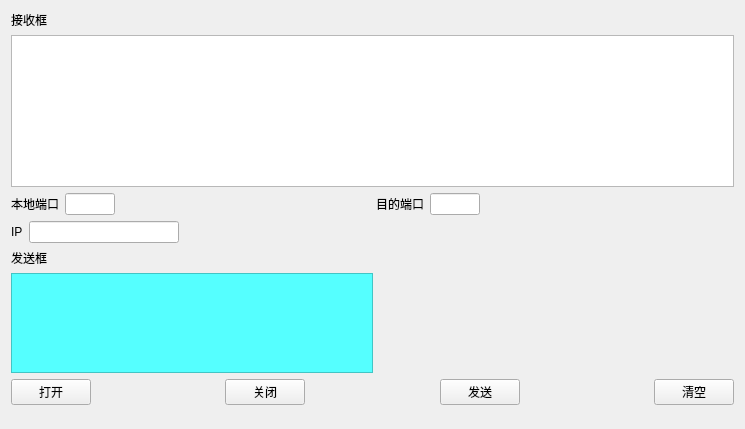
<?xml version="1.0" encoding="UTF-8"?>
<ui version="4.0">
 <class>Widget</class>
 <widget class="QWidget" name="Widget">
  <property name="geometry">
   <rect>
    <x>0</x>
    <y>0</y>
    <width>745</width>
    <height>429</height>
   </rect>
  </property>
  <property name="windowTitle">
   <string>Widget</string>
  </property>
  <layout class="QGridLayout" name="gridLayout">
   <item row="0" column="0">
    <widget class="QLabel" name="label">
     <property name="text">
      <string>接收框</string>
     </property>
    </widget>
   </item>
   <item row="1" column="0" colspan="2">
    <widget class="QPlainTextEdit" name="recvEdit">
     <property name="readOnly">
      <bool>true</bool>
     </property>
    </widget>
   </item>
   <item row="2" column="0" colspan="2">
    <layout class="QHBoxLayout" name="horizontalLayout">
     <item>
      <widget class="QLabel" name="label_3">
       <property name="text">
        <string>本地端口</string>
       </property>
      </widget>
     </item>
     <item>
      <widget class="QLineEdit" name="LocalPortEdit">
       <property name="maximumSize">
        <size>
         <width>50</width>
         <height>16777215</height>
        </size>
       </property>
      </widget>
     </item>
     <item>
      <spacer name="horizontalSpacer">
       <property name="orientation">
        <enum>Qt::Horizontal</enum>
       </property>
       <property name="sizeHint" stdset="0">
        <size>
         <width>40</width>
         <height>20</height>
        </size>
       </property>
      </spacer>
     </item>
     <item>
      <widget class="QLabel" name="label_4">
       <property name="text">
        <string>目的端口</string>
       </property>
      </widget>
     </item>
     <item>
      <widget class="QLineEdit" name="DestPortEdit">
       <property name="maximumSize">
        <size>
         <width>50</width>
         <height>16777215</height>
        </size>
       </property>
      </widget>
     </item>
     <item>
      <spacer name="horizontalSpacer_5">
       <property name="orientation">
        <enum>Qt::Horizontal</enum>
       </property>
       <property name="sizeHint" stdset="0">
        <size>
         <width>40</width>
         <height>20</height>
        </size>
       </property>
      </spacer>
     </item>
    </layout>
   </item>
   <item row="3" column="0" colspan="2">
    <layout class="QHBoxLayout" name="horizontalLayout_2">
     <item>
      <widget class="QLabel" name="label_5">
       <property name="text">
        <string>IP</string>
       </property>
      </widget>
     </item>
     <item>
      <widget class="QLineEdit" name="ipEdit">
       <property name="maximumSize">
        <size>
         <width>150</width>
         <height>16777215</height>
        </size>
       </property>
      </widget>
     </item>
     <item>
      <spacer name="horizontalSpacer_6">
       <property name="orientation">
        <enum>Qt::Horizontal</enum>
       </property>
       <property name="sizeHint" stdset="0">
        <size>
         <width>40</width>
         <height>20</height>
        </size>
       </property>
      </spacer>
     </item>
    </layout>
   </item>
   <item row="4" column="0">
    <widget class="QLabel" name="label_2">
     <property name="text">
      <string>发送框</string>
     </property>
    </widget>
   </item>
   <item row="5" column="0" colspan="2">
    <layout class="QHBoxLayout" name="horizontalLayout_4">
     <item>
      <widget class="QTextEdit" name="sendEdit">
       <property name="minimumSize">
        <size>
         <width>0</width>
         <height>100</height>
        </size>
       </property>
       <property name="maximumSize">
        <size>
         <width>500</width>
         <height>100</height>
        </size>
       </property>
       <property name="styleSheet">
        <string notr="true">background-color: rgb(85, 255, 255);</string>
       </property>
      </widget>
     </item>
     <item>
      <spacer name="horizontalSpacer_7">
       <property name="orientation">
        <enum>Qt::Horizontal</enum>
       </property>
       <property name="sizeHint" stdset="0">
        <size>
         <width>40</width>
         <height>20</height>
        </size>
       </property>
      </spacer>
     </item>
    </layout>
   </item>
   <item row="6" column="0" colspan="2">
    <layout class="QHBoxLayout" name="horizontalLayout_3">
     <item>
      <widget class="QPushButton" name="openBt">
       <property name="text">
        <string>打开</string>
       </property>
      </widget>
     </item>
     <item>
      <spacer name="horizontalSpacer_2">
       <property name="orientation">
        <enum>Qt::Horizontal</enum>
       </property>
       <property name="sizeHint" stdset="0">
        <size>
         <width>40</width>
         <height>20</height>
        </size>
       </property>
      </spacer>
     </item>
     <item>
      <widget class="QPushButton" name="closeBt">
       <property name="styleSheet">
        <string notr="true">
</string>
       </property>
       <property name="text">
        <string>关闭</string>
       </property>
      </widget>
     </item>
     <item>
      <spacer name="horizontalSpacer_3">
       <property name="orientation">
        <enum>Qt::Horizontal</enum>
       </property>
       <property name="sizeHint" stdset="0">
        <size>
         <width>40</width>
         <height>20</height>
        </size>
       </property>
      </spacer>
     </item>
     <item>
      <widget class="QPushButton" name="sendBt">
       <property name="text">
        <string>发送</string>
       </property>
      </widget>
     </item>
     <item>
      <spacer name="horizontalSpacer_4">
       <property name="orientation">
        <enum>Qt::Horizontal</enum>
       </property>
       <property name="sizeHint" stdset="0">
        <size>
         <width>40</width>
         <height>20</height>
        </size>
       </property>
      </spacer>
     </item>
     <item>
      <widget class="QPushButton" name="clearBt">
       <property name="text">
        <string>清空</string>
       </property>
      </widget>
     </item>
    </layout>
   </item>
   <item row="7" column="1">
    <spacer name="verticalSpacer">
     <property name="orientation">
      <enum>Qt::Vertical</enum>
     </property>
     <property name="sizeHint" stdset="0">
      <size>
       <width>20</width>
       <height>52</height>
      </size>
     </property>
    </spacer>
   </item>
  </layout>
 </widget>
 <resources/>
 <connections/>
</ui>
